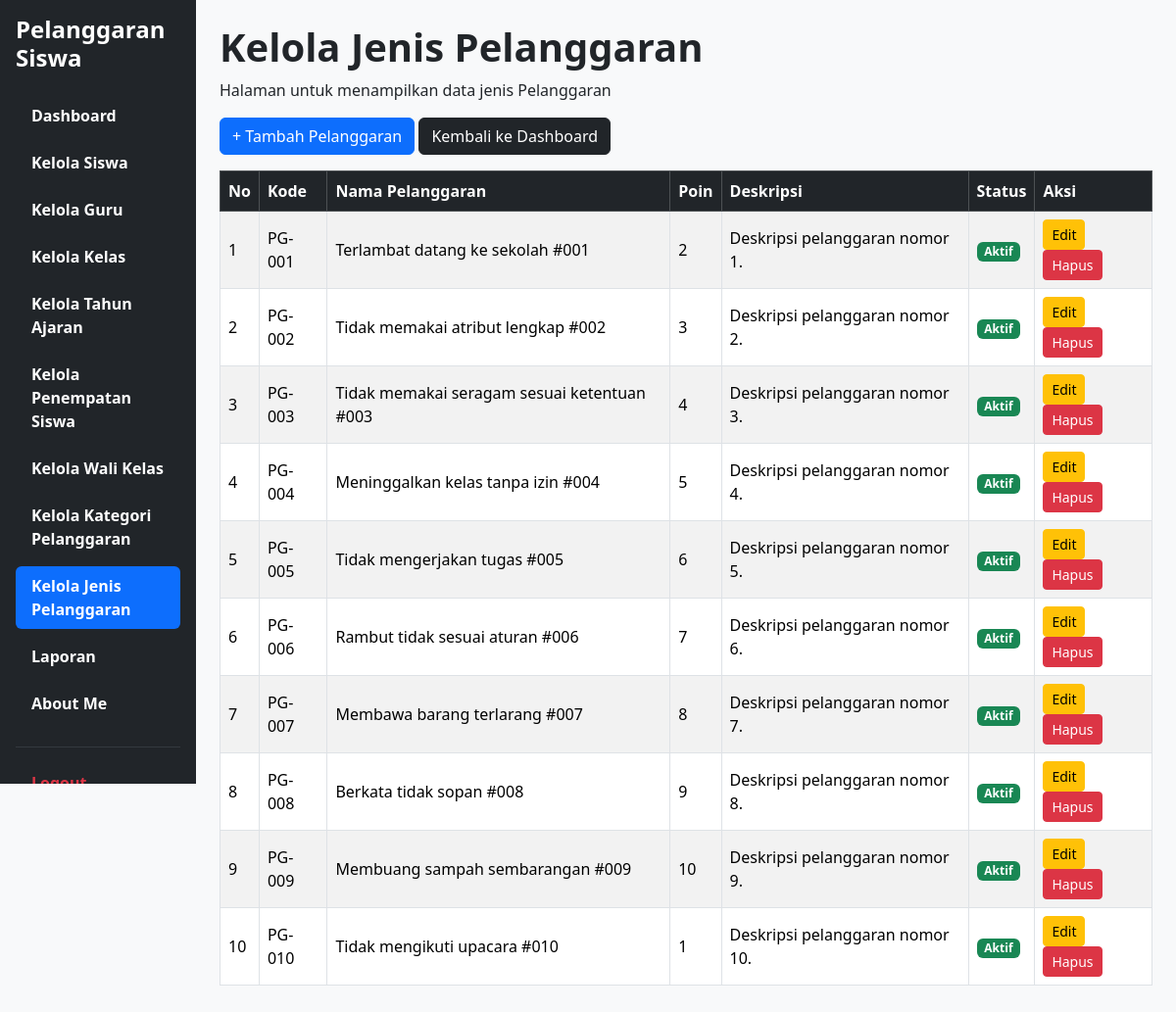
The app's page /Kelola_Jenis_Pelanggaran.php with its own data.
### tables this page shows
CREATE TABLE `t_pelanggaran` (
  `id` int(11) NOT NULL,
  `pelanggaran_kategori_id` int(11) DEFAULT NULL,
  `kode` varchar(30) DEFAULT NULL,
  `nama` varchar(150) DEFAULT NULL,
  `poin` int(11) NOT NULL,
  `deskripsi` text NOT NULL,
  `status_aktif` tinyint(1) NOT NULL,
  `created_at` timestamp NOT NULL DEFAULT current_timestamp(),
  `updated_at` timestamp NOT NULL DEFAULT current_timestamp()
);

### Kelola_Jenis_Pelanggaran.php (the view, shortened to what this page needs)
<?php
include 'config/koneksi.php';
$cari = isset($_GET['cari']) ? trim($_GET['cari']) : '';
$sql = "SELECT * FROM t_pelanggaran
        WHERE kode LIKE ?
        OR nama LIKE ?
        ORDER BY id ASC";
$stmt = mysqli_prepare($koneksi, $sql);
$keyword = "%$cari%";
mysqli_stmt_bind_param($stmt, "ss", $keyword, $keyword);
mysqli_stmt_execute($stmt);
$result = mysqli_stmt_get_result($stmt);
?>
<!DOCTYPE html>
<html lang="id">
<head>
    <link href="https://cdn.jsdelivr.net/npm/bootstrap@5.3.8/dist/css/bootstrap.min.css" rel="stylesheet">
    <link rel="stylesheet" href="https://cdn.datatables.net/2.3.4/css/dataTables.bootstrap5.min.css">
</head>
<body class="bg-light">
<div class="container-fluid">
    <div class="row">
        <div class="col-md-3 col-lg-2 bg-dark min-vh-100 p-3 sticky-top" style="top: 0; height: 100vh; overflow-y: auto;">
            <h4 class="text-white fw-bold mb-4">
            Pelanggaran Siswa
            </h4>
            <ul class="nav nav-pills flex-column">
                <li class="nav-item mb-2">
                    <a href="dashboard.php" class="nav-link text-white">
                    <span class="fw-bold">Dashboard</span>
                    </a>
                </li>
                <li class="nav-item mb-2">
                    <a href="Kelola_Siswa.php" class="nav-link text-white">
                    <span class="fw-bold">Kelola Siswa</span>
                    </a>
                </li>
                <li class="nav-item mb-2">
                    <a href="Kelola_Guru.php" class="nav-link text-white">
                    <span class="fw-bold">Kelola Guru</span>
                    </a>
                </li>
                <li class="nav-item mb-2">
                    <a href="Kelola_Kelas.php" class="nav-link text-white">
                    <span class="fw-bold">Kelola Kelas</span>
                    </a>
                </li>
                <li class="nav-item mb-2">
                    <a href="Kelola_Tahun_Ajaran.php" class="nav-link text-white">
                    <span class="fw-bold">Kelola Tahun Ajaran</span>
                    </a>
                </li>
                <li class="nav-item mb-2">
                    <a href="Kelola_Penempatan_Siswa.php" class="nav-link text-white">
                    <span class="fw-bold">Kelola Penempatan Siswa</span>
                    </a>
                </li>
                <li class="nav-item mb-2">
                    <a href="Kelola_Wali_Kelas.php" class="nav-link text-white">
                    <span class="fw-bold">Kelola Wali Kelas</span>
                    </a>
                </li>
                <li class="nav-item mb-2">
                    <a href="Kelola_Kategori_Pelanggaran.php" class="nav-link text-white">
                    <span class="fw-bold">Kelola Kategori Pelanggaran</span>
                    </a>
                </li>
                <li class="nav-item mb-2">
                    <a href="Kelola_Jenis_Pelanggaran.php" class="nav-link active">
                    <span class="fw-bold">Kelola Jenis Pelanggaran</span>
                    </a>
                </li>
                <li class="nav-item mb-2">
                    <a href="Laporan.php" class="nav-link text-white">
                    <span class="fw-bold">Laporan</span>
                    </a>
                </li>
                <li class="nav-item mb-2">
                    <a href="about_me.php" class="nav-link text-white">
                    <span class="fw-bold">About Me</span>
                    </a>
                </li>
                <hr class="text-secondary">
                <li class="nav-item">
                    <a href="logout.php" class="nav-link text-danger">
                    <span class="fw-bold">Logout</span>
                    </a>
                </li>
            </ul>
        </div>
        <main class="col-md-9 col-lg-10 p-4">
            <h1><strong>Kelola Jenis Pelanggaran</strong></h1>
            <p>Halaman untuk menampilkan data jenis Pelanggaran</p>
            <div class="mb-3">
                <a href="tambah_pelanggaran.php" class="btn btn-primary">
                    + Tambah Pelanggaran
                </a>
                <a href="dashboard.php" class="btn btn-dark">
                    Kembali ke Dashboard
                </a>
            </div>
            <div class="table-responsive">
                <table id="tabelPelanggaran" class="table table-hover table-striped table-bordered align-middle">
                    <thead class="table-dark">
                        <tr>
                            <th>No</th>
                            <th>Kode</th>
                            <th>Nama Pelanggaran</th>
                            <th>Poin</th>
                            <th>Deskripsi</th>
                            <th>Status</th>
                            <th>Aksi</th>
                        </tr>
                    </thead>
                    <tbody>
                    <?php
                    $no = 1;
                    if (mysqli_num_rows($result) > 0):
                        while ($row = mysqli_fetch_assoc($result)):
                    ?>
                        <tr>
                            <td><?= $no++ ?></td>
                            <td><?= htmlspecialchars($row['kode']) ?></td>
                            <td><?= htmlspecialchars($row['nama']) ?></td>
                            <td><?= (int)$row['poin'] ?></td>
                            <td><?= htmlspecialchars($row['deskripsi'] ?? '') ?></td>
                            <td>
                                <?php if ((int)$row['status_aktif'] === 1): ?>
                                    <span class="badge bg-success">Aktif</span>
                                <?php else: ?>
                                    <span class="badge bg-secondary">Tidak Aktif</span>
                                <?php endif; ?>
                            </td>
                            <td>
                                <a href="edit_pelanggaran.php?id=<?= (int)$row['id'] ?>" class="btn btn-warning btn-sm">
                                    Edit
                                </a>
                                <a href="hapus_pelanggaran.php?id=<?= (int)$row['id'] ?>" onclick="return confirm('Yakin ingin menghapus data ini?')" class="btn btn-danger btn-sm">
                                    Hapus
                                </a>
                            </td>
                        </tr>
                    <?php
                        endwhile;
                    endif;
                    ?>
                    </tbody>
                </table>
            </div>
        </main>
    </div>
</div>
</body>
</html>

### records on screen
t_pelanggaran: kode "PG-001", nama "Terlambat datang ke sekolah #001", poin "2", deskripsi "Deskripsi pelanggaran nomor 1.", status_aktif "Aktif"
t_pelanggaran: kode "PG-002", nama "Tidak memakai atribut lengkap #002", poin "3", deskripsi "Deskripsi pelanggaran nomor 2.", status_aktif "Aktif"
t_pelanggaran: kode "PG-003", nama "Tidak memakai seragam sesuai ketentuan #003", poin "4", deskripsi "Deskripsi pelanggaran nomor 3.", status_aktif "Aktif"
t_pelanggaran: kode "PG-004", nama "Meninggalkan kelas tanpa izin #004", poin "5", deskripsi "Deskripsi pelanggaran nomor 4.", status_aktif "Aktif"
t_pelanggaran: kode "PG-005", nama "Tidak mengerjakan tugas #005", poin "6", deskripsi "Deskripsi pelanggaran nomor 5.", status_aktif "Aktif"
t_pelanggaran: kode "PG-006", nama "Rambut tidak sesuai aturan #006", poin "7", deskripsi "Deskripsi pelanggaran nomor 6.", status_aktif "Aktif"
t_pelanggaran: kode "PG-007", nama "Membawa barang terlarang #007", poin "8", deskripsi "Deskripsi pelanggaran nomor 7.", status_aktif "Aktif"
t_pelanggaran: kode "PG-008", nama "Berkata tidak sopan #008", poin "9", deskripsi "Deskripsi pelanggaran nomor 8.", status_aktif "Aktif"
t_pelanggaran: kode "PG-009", nama "Membuang sampah sembarangan #009", poin "10", deskripsi "Deskripsi pelanggaran nomor 9.", status_aktif "Aktif"
t_pelanggaran: kode "PG-010", nama "Tidak mengikuti upacara #010", poin "1", deskripsi "Deskripsi pelanggaran nomor 10.", status_aktif "Aktif"
